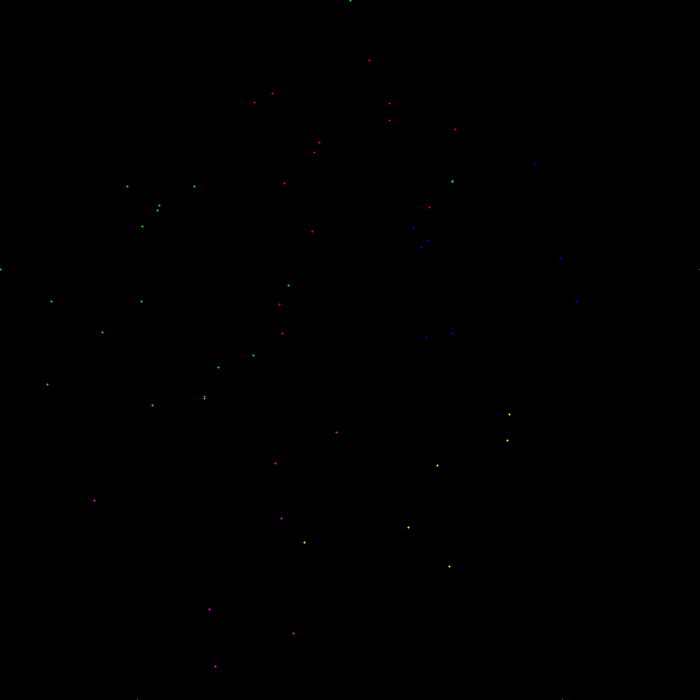
Frame 1 (no input)
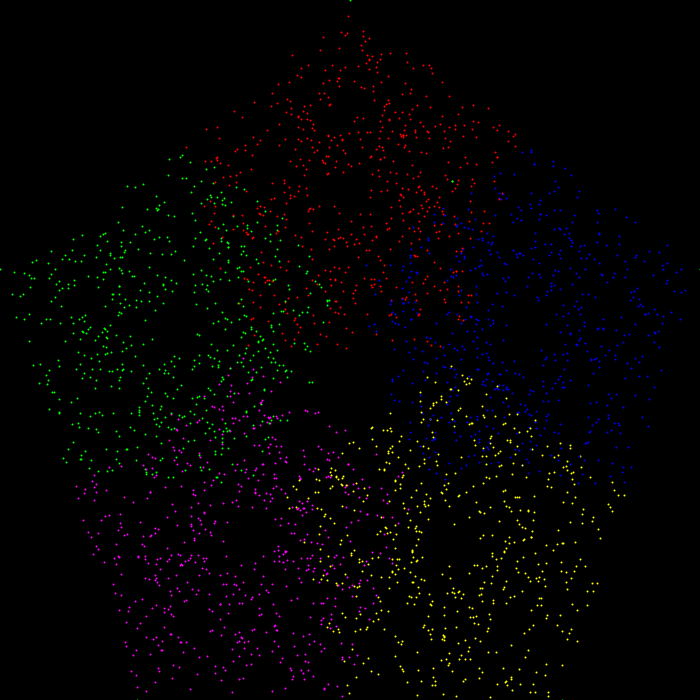
Frame 60 (the mouse pressed at the canvas centre just before this capture)
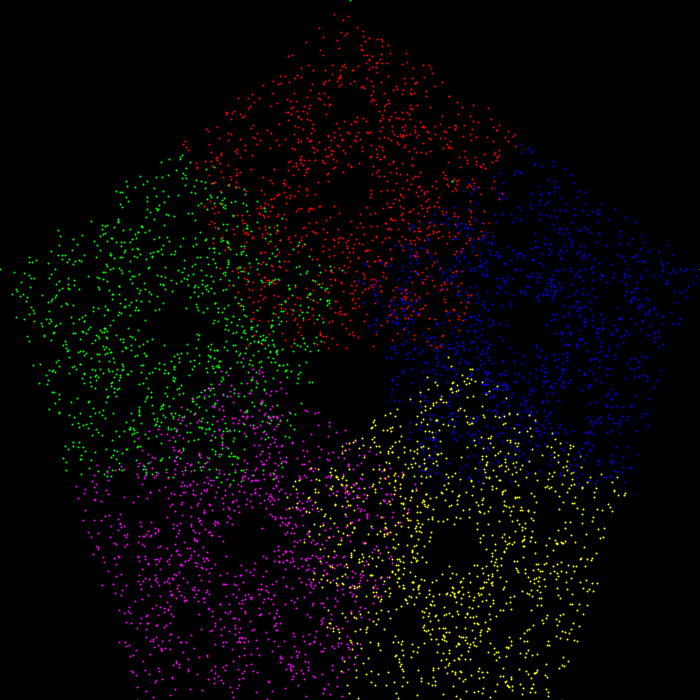
Frame 120 (the mouse held since frame 60 and released just before this capture)

The Processing sketch that drew these frames (run headless with seeded random() and noise(); from frame 60 on, the mouse is pressed at the canvas centre):

// Processing sketch: chaos3
// ── chaos3.pde
float ax, ay;
float bx, by;
float cx, cy;
float dx, dy;
float ex, ey;
float tx, ty;
float l = 0.5;//5.0/(5+3);  //

void setup() {
  size(700, 700);
  background(0);
  ax = width/2;
  ay = 0;
  bx = 0;
  by = height/2.6;  // /8;  
  cx = width;
  cy = height/2.6;  // /8;
  dx = width/5.1;
  dy = height;
  ex = width - width/5.1;
  ey = height;
  tx = random(width);
  ty = random(height);
  stroke(0, 255, 0);
  strokeWeight(2);
  point(ax, ay); 
  point(bx, by);
  point(cx, cy);
  point(dx, dy);
  point(ex, ey);
  point(tx, ty);
}

void draw() {

  for (int i=0; i<50; i++) {

    point(tx, ty);
    int r = floor(random(5));
    if (r==0) {
      stroke(255, 0, 0);
      tx= lerp(tx, ax, l);
      ty= lerp(ty, ay, l);
    } else if (r==1) {
      stroke(0, 255, 0);
      tx= lerp(tx, bx, l);
      ty= lerp(ty, by, l);
    } else if (r==2) {
      stroke(0, 0, 255);
      tx= lerp(tx, cx, l);
      ty= lerp(ty, cy, l);
    } else if (r==3) {
      stroke(255, 0, 255);
      tx= lerp(tx, dx, l);
      ty= lerp(ty, dy, l);
    } else if (r==4) {
      stroke(255,255, 0);
      tx= lerp(tx, ex, l);
      ty= lerp(ty, ey, l);
    }
  }
}
